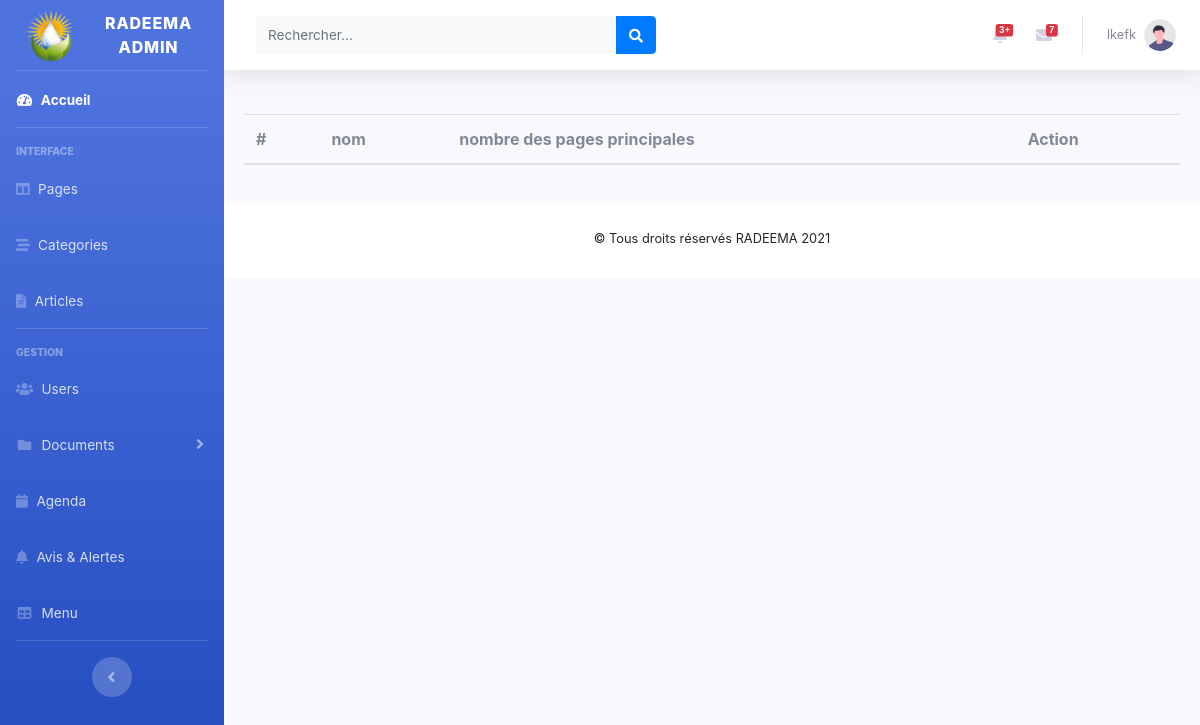
Page /admin/menu.php (signed in) on the earlier database version.
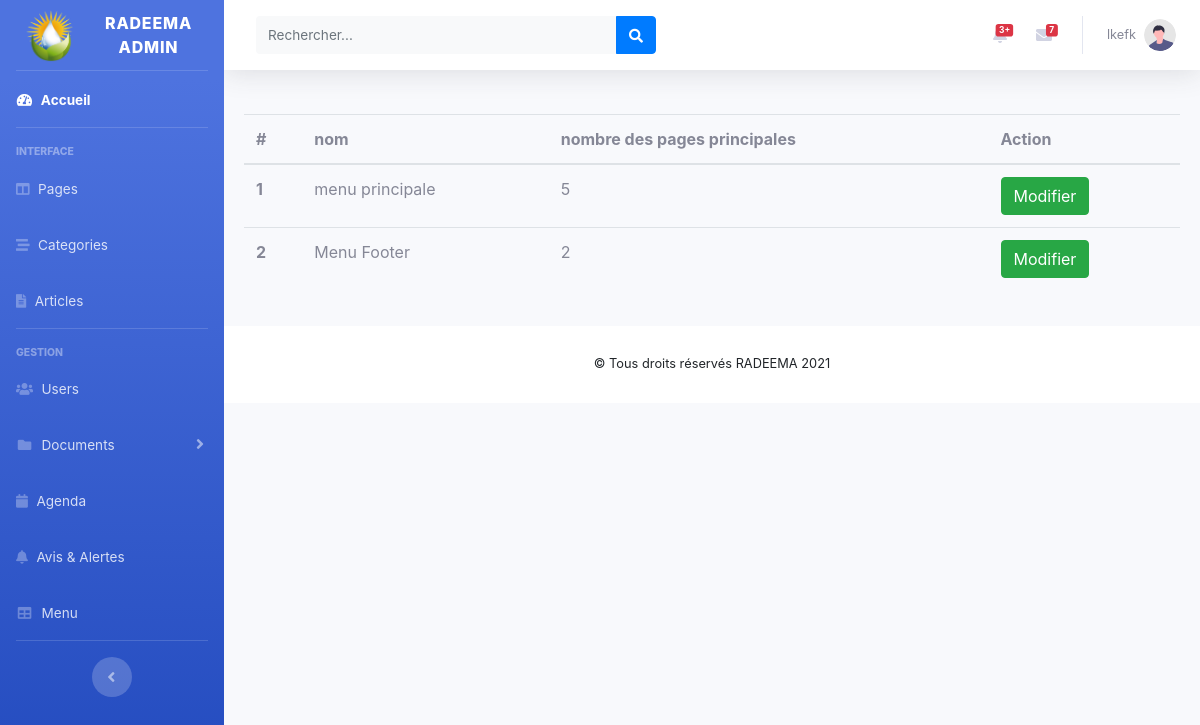
Same page on the later database version.
### tables this page shows
CREATE TABLE `menus` (
  `idMenu` int(11) NOT NULL,
  `name` varchar(150) NOT NULL
);

### admin/menu.php (the view, shortened to what this page needs)
<?php
include('includes/header.php');
include('includes/navbar.php');
?>
<div class="card-body">
<table class="table table-hover">
  <thead>
    <tr>
      <th scope="col">#</th>
      <th scope="col">nom</th>
      <th scope="col">nombre des pages principales</th>
      <th scope="col">Action</th>
    </tr>
  </thead>
  <tbody>
      <?php $query = "SELECT * FROM menus";
            $query_run= mysqli_query($connection, $query);
            $i=1;
            if(mysqli_num_rows($query_run))
            {
                while($menu= mysqli_fetch_row($query_run)){
                    $query1 = "SELECT count(*) FROM menu_pages where idMenu=$menu[0]";
                    $query_run1= mysqli_query($connection, $query1);
                    if($query_run1){
                        $num = mysqli_fetch_row($query_run1);
                    }
                   echo" <tr>";
                   echo "<th scope='row'>".$i++."</th>";
                   echo "<td>".$menu[1]."</td>";
                   echo "<td>".$num[0]."</td>";
                    echo "<td><form action='menu_pages.php' method='get' id='form-of-buttons'>
                    <input type='hidden' name='menu_id' value='".$menu[0]."'/>
                    <button class='btn btn-success updatebtn' data-toggle='modal' name='modify_menu'>Modifier</button></td>";
                    echo "</form></tr>";
                    };
            }
      ?>
  </tbody>
</table>
</div>
<?php
include('includes/scripts.php');
include('includes/footer.php');
?>

Differences in the rows shown:
added menus: name "menu principale", num "5"
added menus: name "Menu Footer", num "2"
